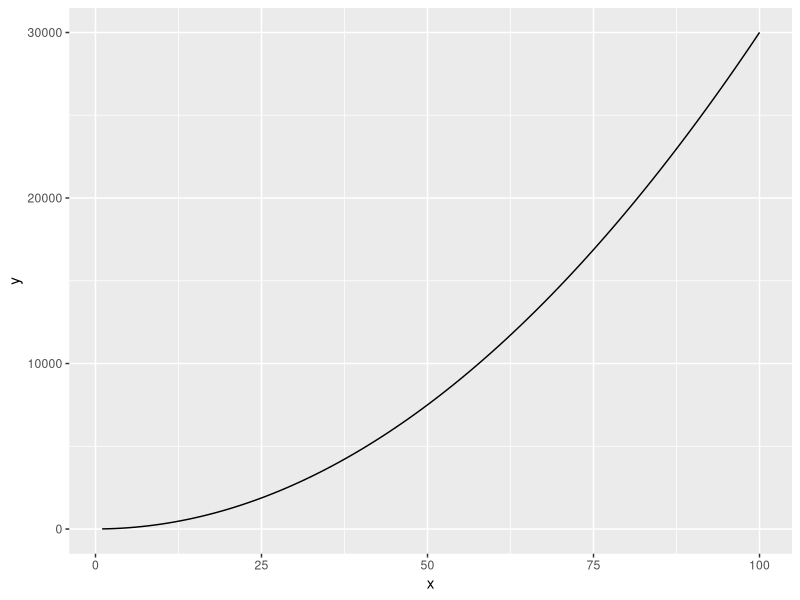

Write the R code that produced this figure.
## ---- chunk 1
library(tidyverse)
library(palmerpenguins)
## ---- chunk 2
fx = function(x) {3 * x ^ 2 + 4}

ggplot(data = data.frame(x = c(1, 100)), aes(x = x)) +
  geom_function(fun = fx)
## ---- chunk 3
fxyz = expression(2 * x * y + 3 * (x ^ 2) * (z ^ 3))

dfdy = D(fxyz, 'y')

dfdy
